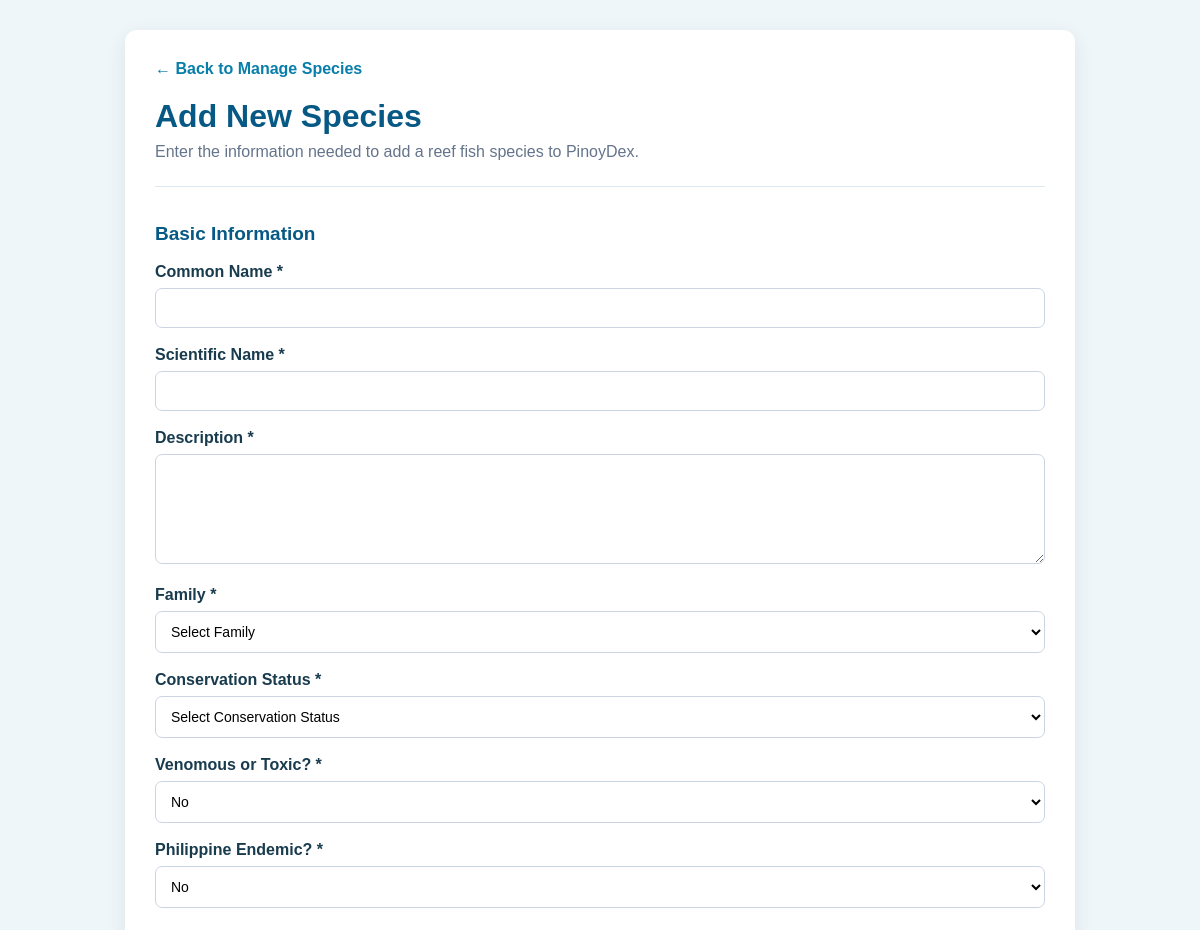
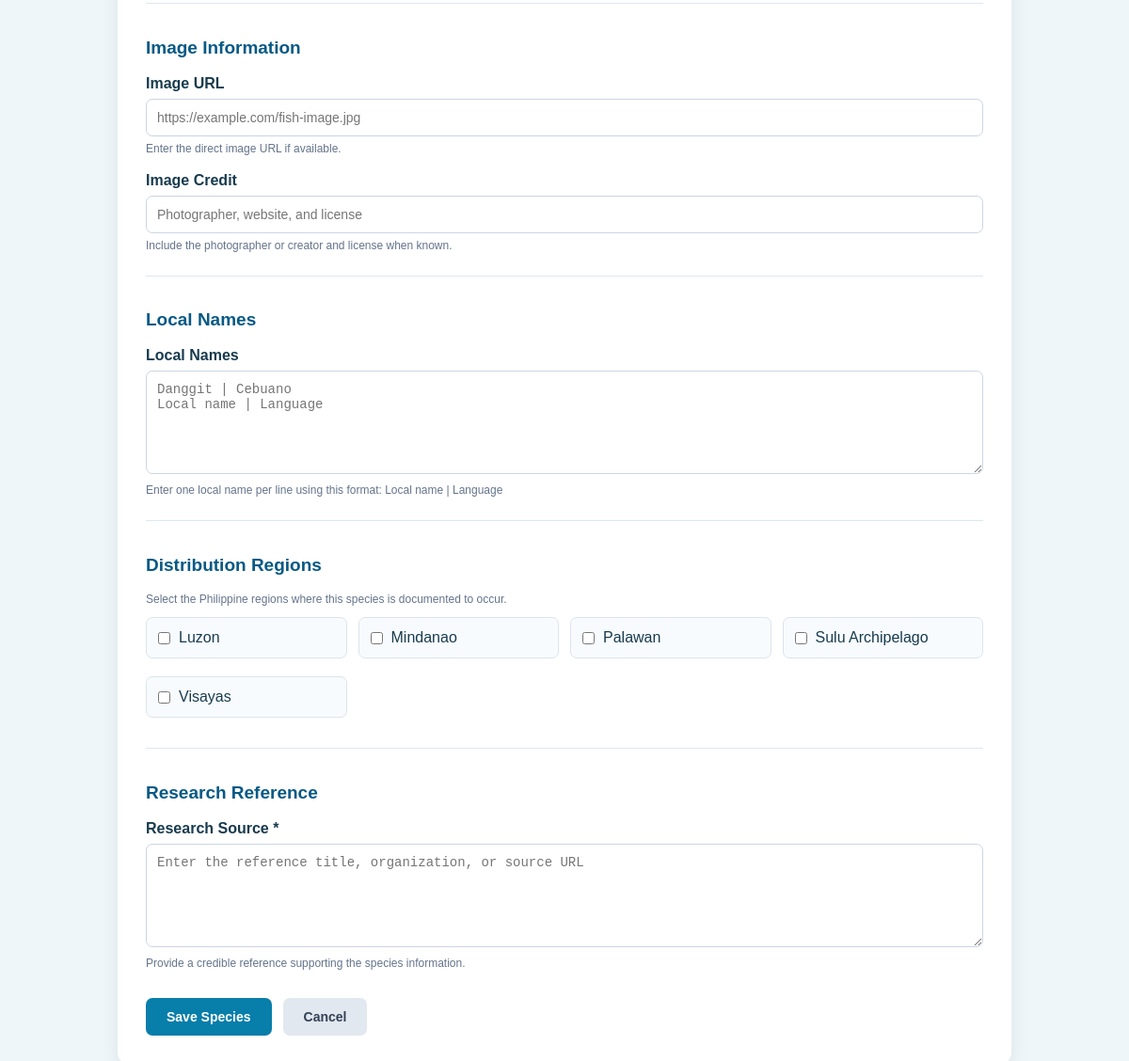
Screenshot of /admin/add-species.php (signed in) with the database file from the repository (2 pictures, top to bottom).
### tables this page shows
CREATE TABLE `region` (
  `id` int(11) NOT NULL,
  `region_name` varchar(150) NOT NULL
);

### admin/add-species.php (the view, shortened to what this page needs)
<?php
require_once __DIR__ . '/../config/database.php';
$regions = $pdo->query("
    SELECT id, region_name
    FROM region
    ORDER BY region_name ASC
")->fetchAll();
?>
<!DOCTYPE html>
<html lang="en">
<head>
</head>
<body>
<div class="container">
    <a href="species.php" class="back-link">
        &larr; Back to Manage Species
    </a>
    <div class="header">
        <h1>Add New Species</h1>
        <p>Enter the information needed to add a reef fish species to PinoyDex.</p>
    </div>
    <form method="POST" action="">
        <div class="form-section">
            <h2>Basic Information</h2>
            <div class="form-group">
                <label for="common_name">Common Name *</label>
                <input
                    type="text"
                    id="common_name"
                    name="common_name"
                    value="<?= htmlspecialchars($_POST['common_name'] ?? '') ?>"
                    required
                >
            </div>
            <div class="form-group">
                <label for="scientific_name">Scientific Name *</label>
                <input
                    type="text"
                    id="scientific_name"
                    name="scientific_name"
                    value="<?= htmlspecialchars($_POST['scientific_name'] ?? '') ?>"
                    required
                >
            </div>
            <div class="form-group">
                <label for="description">Description *</label>
                <textarea
                    id="description"
                    name="description"
                    required
                ><?= htmlspecialchars($_POST['description'] ?? '') ?></textarea>
            </div>
            <div class="form-group">
                <label for="family_id">Family *</label>
                <select id="family_id" name="family_id" required>
                    <option value="">Select Family</option>
                </select>
            </div>
            <div class="form-group">
                <label for="status_id">Conservation Status *</label>
                <select id="status_id" name="status_id" required>
                    <option value="">Select Conservation Status</option>
                </select>
            </div>
            <div class="form-group">
                <label for="venomous_or_toxic">Venomous or Toxic? *</label>
                <select id="venomous_or_toxic" name="venomous_or_toxic">
                    <option value="No" <?= ($_POST['venomous_or_toxic'] ?? 'No') === 'No' ? 'selected' : '' ?>>No</option>
                </select>
            </div>
            <div class="form-group">
                <label for="is_endemic">Philippine Endemic? *</label>
                <select id="is_endemic" name="is_endemic">
                    <option value="No" <?= ($_POST['is_endemic'] ?? 'No') === 'No' ? 'selected' : '' ?>>No</option>
                </select>
            </div>
        </div>
        <div class="form-section">
            <h2>Image Information</h2>
            <div class="form-group">
                <label for="image_url">Image URL</label>
                <input
                    type="url"
                    id="image_url"
                    name="image_url"
                    value="<?= htmlspecialchars($_POST['image_url'] ?? '') ?>"
                    placeholder="https://example.com/fish-image.jpg"
                >
                <span class="help">Enter the direct image URL if available.</span>
            </div>
            <div class="form-group">
                <label for="image_credit">Image Credit</label>
                <input
                    type="text"
                    id="image_credit"
                    name="image_credit"
                    value="<?= htmlspecialchars($_POST['image_credit'] ?? '') ?>"
                    placeholder="Photographer, website, and license"
                >
                <span class="help">Include the photographer or creator and license when known.</span>
            </div>
        </div>
        <div class="form-section">
            <h2>Local Names</h2>
            <div class="form-group">
                <label for="local_names">Local Names</label>
                <textarea
                    id="local_names"
                    name="local_names"
                    placeholder="Danggit | Cebuano&#10;Local name | Language"
                ><?= htmlspecialchars($_POST['local_names'] ?? '') ?></textarea>
                <span class="help">
                    Enter one local name per line using this format:
                    Local name | Language
                </span>
            </div>
        </div>
        <div class="form-section">
            <h2>Distribution Regions</h2>
            <p class="help">Select the Philippine regions where this species is documented to occur.</p>
            <div class="region-grid">
                <?php foreach ($regions as $region): ?>
                    <label class="region-option">
                        <input
                            type="checkbox"
                            name="regions[]"
                            value="<?= (int)$region['id'] ?>"
                            <?= in_array(
                                (string)$region['id'],
                                array_map('strval', $_POST['regions'] ?? []),
                                true
                            ) ? 'checked' : '' ?>
                        >
                        <?= htmlspecialchars($region['region_name']) ?>
                    </label>
                <?php endforeach; ?>
            </div>
        </div>
        <div class="form-section">
            <h2>Research Reference</h2>
            <div class="form-group">
                <label for="source">Research Source *</label>
                <textarea
                    id="source"
                    name="source"
                    placeholder="Enter the reference title, organization, or source URL"
                    required
                ><?= htmlspecialchars($_POST['source'] ?? '') ?></textarea>
                <span class="help">Provide a credible reference supporting the species information.</span>
            </div>
        </div>
        <div class="button-group">
            <button type="submit">Save Species</button>
            <a href="species.php" class="cancel-button">Cancel</a>
        </div>
    </form>
</div>
</body>
</html>

### admin/add-species.php (style rules this page uses)
* { box-sizing: border-box; }
body { margin: 0; padding: 30px 15px; background: #eef6fa; font-family: Arial, sans-serif; color: #183b4e; }
.container { max-width: 950px; margin: auto; background: white; padding: 30px; border-radius: 12px; box-shadow: 0 5px 20px rgba(0,0,0,0.08); }
.header { margin-bottom: 25px; }
.header h1 { margin: 0 0 8px; color: #075985; }
.header p { color: #64748b; margin: 0; }
.back-link { display: inline-block; margin-bottom: 20px; color: #087eaa; text-decoration: none; font-weight: bold; }
.form-section { margin-top: 25px; padding-top: 20px; border-top: 1px solid #dce8ef; }
.form-section h2 { font-size: 19px; color: #075985; margin-bottom: 18px; }
.form-group { margin-bottom: 18px; }
label { display: block; font-weight: bold; margin-bottom: 7px; }
input, textarea, select { width: 100%; padding: 11px; border: 1px solid #cbd5e1; border-radius: 7px; font-size: 14px; background: white; }
textarea { min-height: 110px; resize: vertical; }
.help { display: block; margin-top: 6px; font-size: 12px; color: #64748b; }
.region-grid { display: grid; grid-template-columns: repeat(auto-fit, minmax(180px, 1fr)); gap: 12px; }
.region-option { display: flex; align-items: center; gap: 9px; padding: 12px; border: 1px solid #dbe5ec; border-radius: 7px; background: #f8fbfd; font-weight: normal; }
.region-option input { width: auto; margin: 0; }
.button-group { display: flex; gap: 12px; margin-top: 30px; flex-wrap: wrap; }
button, .cancel-button { display: inline-block; padding: 12px 22px; border: none; border-radius: 7px; font-size: 14px; font-weight: bold; text-decoration: none; cursor: pointer; }
button { background: #087eaa; color: white; }
.cancel-button { background: #e2e8f0; color: #334155; }

### rows the page displays
region: region_name "Luzon"
region: region_name "Mindanao"
region: region_name "Palawan"
region: region_name "Sulu Archipelago"
region: region_name "Visayas"
